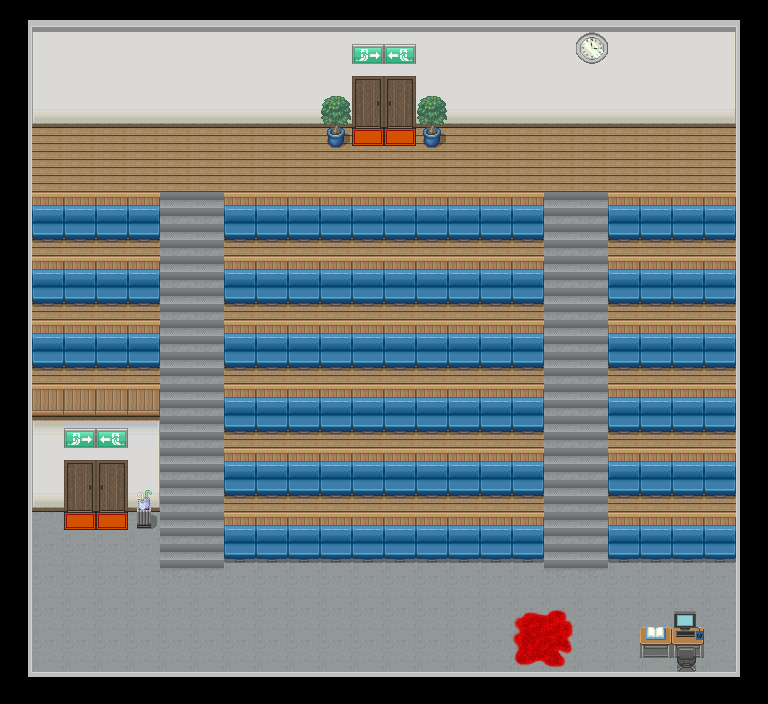

A level layout from a 2D game, rendered from its tile map. Below: a short description, then the map file with tile-grid data replaced by summaries:
An orthogonal 24x22 tile map with 32x32 px tiles, 6 tile layers (Layer 1, Layer 2, Layer 3, Doors, ...), 2 hidden layers not drawn, 2 tilesets and 4 objects (2x Exit, 2x Entry).

<map version="1.0" orientation="orthogonal" renderorder="left-down" width="24" height="22" tilewidth="32" tileheight="32" nextobjectid="5">
 <properties>
  <property name="hasSecretDoor" type="bool" value="false" />
  <property name="id" type="int" value="1" />
  <property name="name" value="RCH/037" />
 </properties>
 <tileset firstgid="1" name="tileset2" tilewidth="32" tileheight="32" tilecount="459" columns="17">
  <image source="tileset2.png" width="544" height="864" />
 </tileset>
 <tileset firstgid="460" name="meta" tilewidth="32" tileheight="32" spacing="1" tilecount="3" columns="3">
  <image source="metaTile.png" width="98" height="32" />
  <tile id="0">
   <properties>
    <property name="collidable" type="bool" value="true" />
   </properties>
  </tile>
  <tile id="1">
   <properties>
    <property name="hidingSpot" type="bool" value="true" />
   </properties>
  </tile>
 </tileset>
 <layer name="Layer 1" width="24" height="22">
  <data>[528 cells, 527 non-empty, 19 distinct tile ids]</data>
 </layer>
 <layer name="Layer 2" width="24" height="22">
  <data>[528 cells, 216 non-empty, 13 distinct tile ids]</data>
 </layer>
 <layer name="Layer 3" width="24" height="22">
  <data>[528 cells, 3 non-empty, 3 distinct tile ids]</data>
 </layer>
 <layer name="Doors" width="24" height="22">
  <data>[528 cells, 4 non-empty, 1 distinct tile ids]</data>
 </layer>
 <layer name="Blood" width="24" height="22">
  <data>[528 cells, 4 non-empty, 4 distinct tile ids]</data>
 </layer>
 <layer name="Over Player" width="24" height="22">
  <data>[528 cells, 0 non-empty, 0 distinct tile ids]</data>
 </layer>
 <layer name="HidingSpot" width="24" height="22" visible="0">
  <data>[528 cells, 3 non-empty, 1 distinct tile ids]</data>
 </layer>
 <layer name="Collision" width="24" height="22" visible="0">
  <data>[528 cells, 272 non-empty, 1 distinct tile ids]</data>
 </layer>
 <objectgroup name="Transition">
  <object id="1" name="toComputerRoom" type="Exit" x="352" y="96" width="64" height="32">
   <properties>
    <property name="connectedRoomId" type="int" value="6" />
    <property name="direction" value="NORTH" />
   </properties>
  </object>
  <object id="2" name="toMainFoyer" type="Exit" x="64" y="480" width="64" height="32">
   <properties>
    <property name="connectedRoomId" type="int" value="0" />
    <property name="direction" value="NORTH" />
   </properties>
  </object>
  <object id="3" name="fromComputerRoom" type="Entry" x="352" y="128" width="64" height="32">
   <properties>
    <property name="connectedRoomId" type="int" value="6" />
    <property name="direction" value="SOUTH" />
   </properties>
  </object>
  <object id="4" name="fromMainFoyer" type="Entry" x="64" y="512" width="64" height="32">
   <properties>
    <property name="connectedRoomId" type="int" value="0" />
    <property name="direction" value="SOUTH" />
   </properties>
  </object>
 </objectgroup>
</map>
